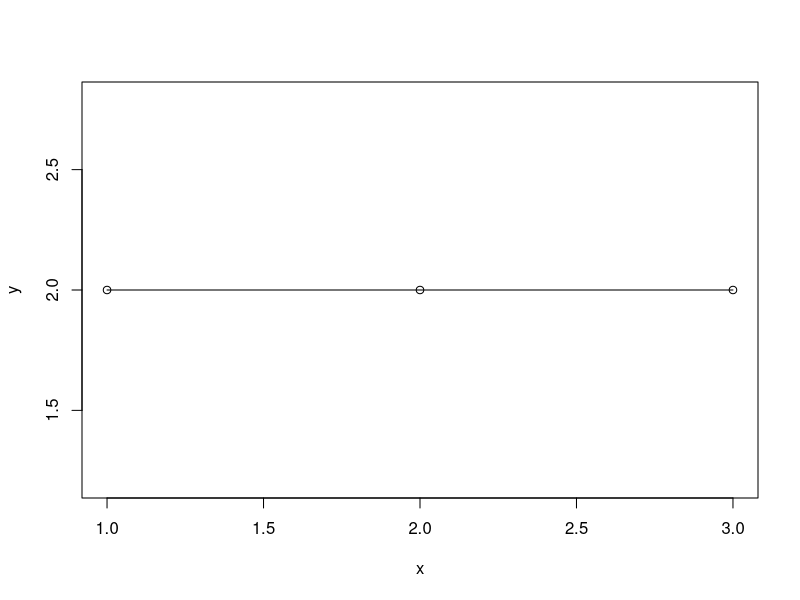
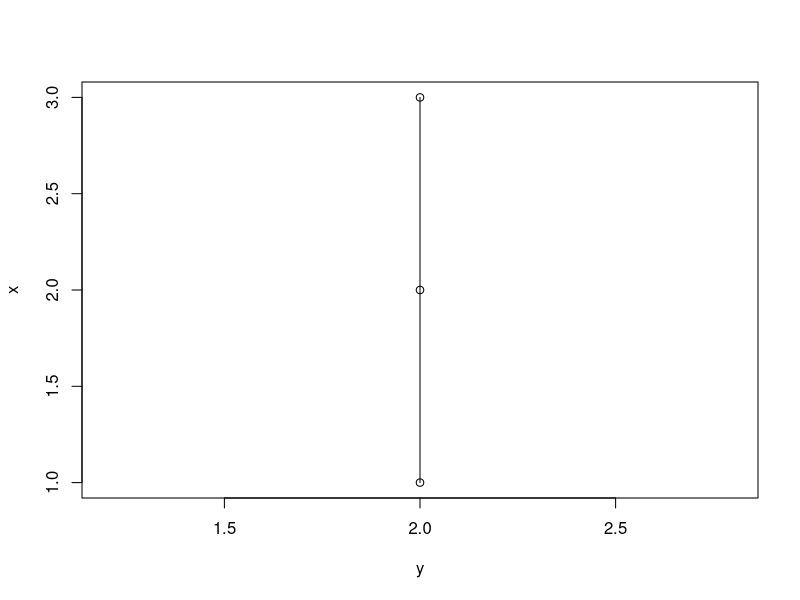

The R script that drew these images, in order:
## ---- chunk 1

## ---- chunk 2
mycars <- within(mtcars, { cyl <- ordered(cyl) })
mycars
## ---- chunk 3
x= c(1,2,3)
y= c(2,2,2)
plot(x,y)
lines(x,y)
## ---- chunk 4
plot(y,x)
lines(y,x)
## ---- chunk 5

